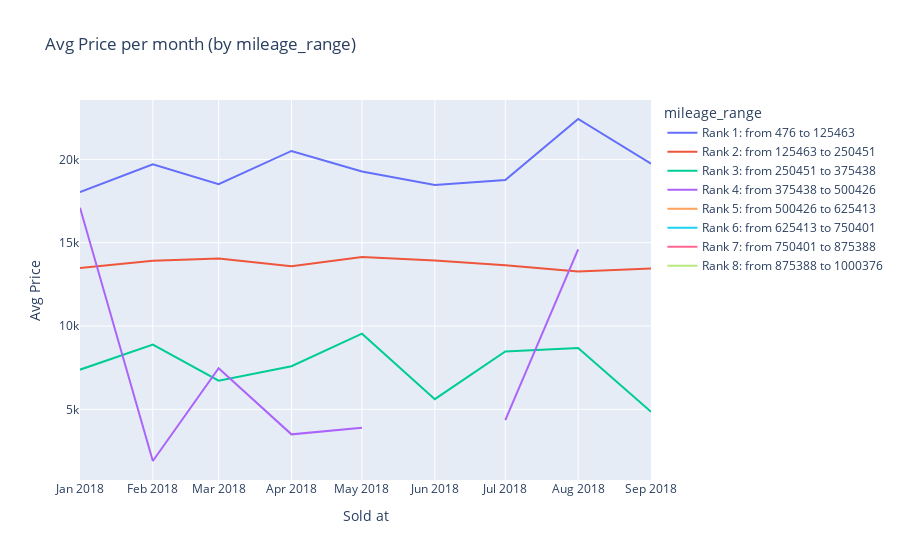
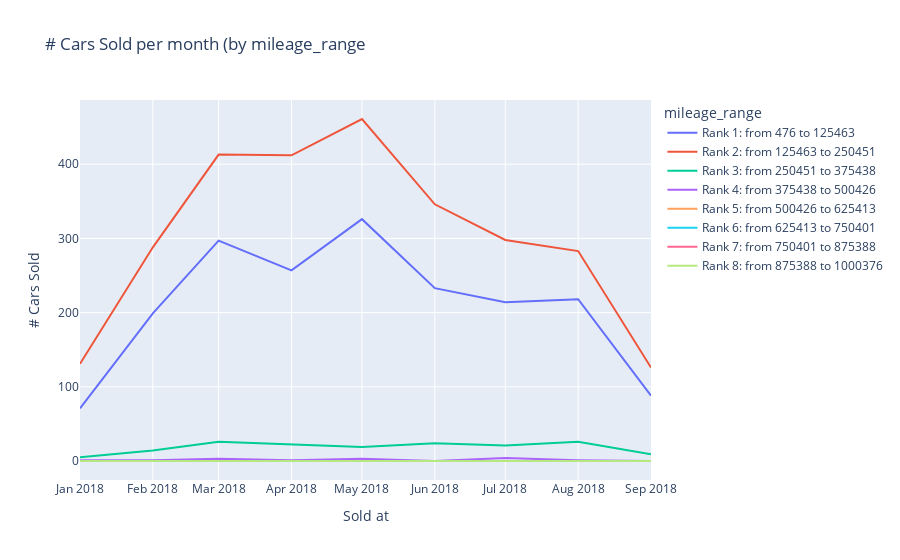
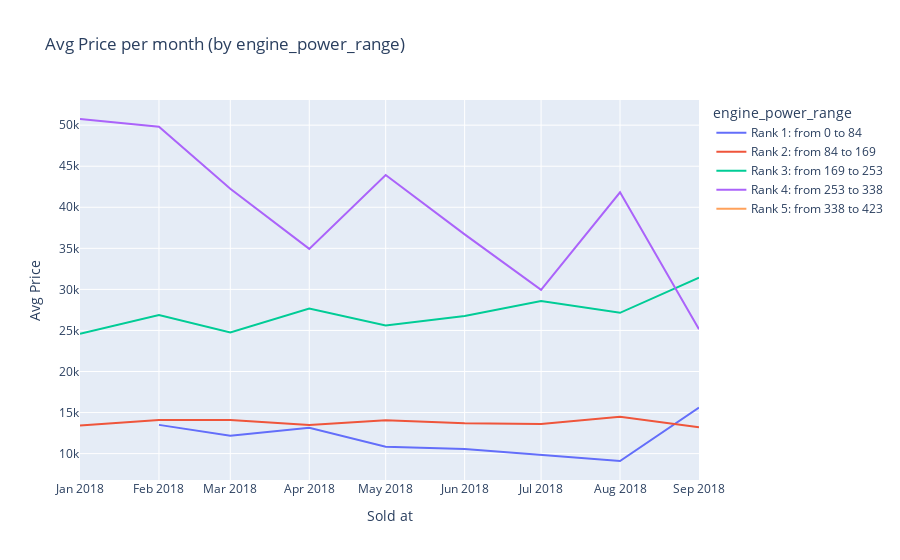
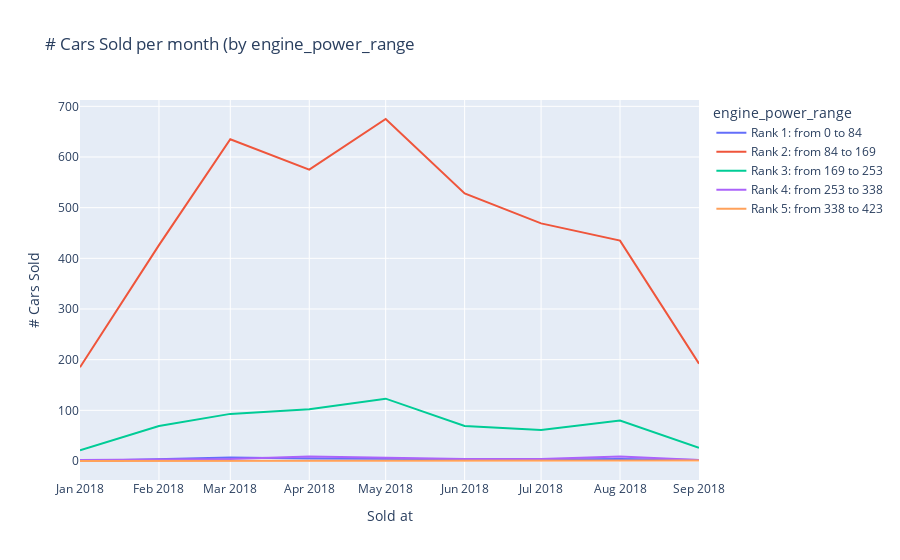

Notebook code for these charts, in order:
### Code cell
def aggregate_data_sold(dataset, column, aggregation):
    if aggregation == 'count':
        dataset_agg = dataset.groupby(['sold_at', column]).size().reset_index(name='count')
    else:        
        dataset_agg = dataset.groupby(['sold_at', column]).agg({'price':aggregation}).reset_index()
    return dataset_agg


def plot_data_sold(df, color_plot, y):
    if y == 'count':
        if color_plot == 'paint_color':
            custom_palette = {
            'beige': '#F5F5DC',
            'black': '#000000',
            'blue': '#0000FF',
            'brown': '#A52A2A',
            'green': '#008000',
            'grey': '#808080',
            'orange': '#FFA500',
            'red': '#FF0000',
            'silver': '#C0C0C0',
            'white': '#FFFFFF'
            }

            fig = px.line(df, x='sold_at', y='count', title=f'# Cars Sold per month (by {color_plot}', color = color_plot,
                        color_discrete_map=custom_palette)
            fig.update_traces(texttemplate='%{y}')
            fig.update_layout(
                xaxis_title='Sold at',
                yaxis_title='# Cars Sold',
                hovermode='x'
            )
            fig.show()
        else:
            fig = px.line(df, x='sold_at', y='count', title=f'# Cars Sold per month (by {color_plot}', color = color_plot)
            fig.update_traces(texttemplate='%{y}')
            fig.update_layout(
                xaxis_title = 'Sold at',
                yaxis_title = '# Cars Sold',
                hovermode='x'
            )
            fig.show()

    else:
        if color_plot == 'paint_color':
            custom_palette = {
            'beige': '#F5F5DC',
            'black': '#000000',
            'blue': '#0000FF',
            'brown': '#A52A2A',
            'green': '#008000',
            'grey': '#808080',
            'orange': '#FFA500',
            'red': '#FF0000',
            'silver': '#C0C0C0',
            'white': '#FFFFFF'
            }

            fig = px.line(df, x='sold_at', y='price', title=f'Avg Price per month (by {color_plot})', color = color_plot,
                        color_discrete_map=custom_palette)
            fig.update_traces(texttemplate='%{y:.0f}')
            fig.update_layout(
                xaxis_title='Sold at',
                yaxis_title='Avg Price',
                hovermode='x'
            )
            fig.show()

        else:
            fig = px.line(df, x='sold_at', y='price', title=f'Avg Price per month (by {color_plot})', color = color_plot)
            fig.update_traces(texttemplate='%{y:.0f}')
            fig.update_layout(
                xaxis_title = 'Sold at',
                yaxis_title = 'Avg Price',
                hovermode='x'
            )
            fig.show()


columns_to_analyze_sold = ['mileage_range', 'engine_power_range', 'fuel', 'paint_color', 'car_type']
for column in columns_to_analyze_sold:
    df_mean = aggregate_data_sold(dataset, column, 'mean')
    plot_data_sold(df_mean, column, 'price')

    df_count = aggregate_data_sold(dataset, column, 'count')
    plot_data_sold(df_count, column, 'count')

### Figure 1 — Plotly figure (JSON) as saved in the notebook; plotly's stock layout.template omitted (floating-point values rounded to 4 significant figures)
{"data": [{"hovertemplate": "mileage_range=Rank 1: from 476 to 125463<br>sold_at=%{x}<br>price=%{y}<extra></extra>", "legendgroup": "Rank 1: from 476 to 125463", "line": {"color": "#636efa", "dash": "solid"}, "marker": {"symbol": "circle"}, "mode": "lines", "name": "Rank 1: from 476 to 125463", "orientation": "v", "showlegend": true, "texttemplate": "%{y:.0f}", "type": "scatter", "x": ["2018-01-01T00:00:00", "2018-02-01T00:00:00", "2018-03-01T00:00:00", "2018-04-01T00:00:00", "2018-05-01T00:00:00", "2018-06-01T00:00:00", "2018-07-01T00:00:00", "2018-08-01T00:00:00", "2018-09-01T00:00:00"], "xaxis": "x", "y": [18030.0, 19710.0, 18510.0, 20510.0, 19270.0, 18460.0, 18760.0, 22420.0, 19740.0], "yaxis": "y"}, {"hovertemplate": "mileage_range=Rank 2: from 125463 to 250451<br>sold_at=%{x}<br>price=%{y}<extra></extra>", "legendgroup": "Rank 2: from 125463 to 250451", "line": {"color": "#EF553B", "dash": "solid"}, "marker": {"symbol": "circle"}, "mode": "lines", "name": "Rank 2: from 125463 to 250451", "orientation": "v", "showlegend": true, "texttemplate": "%{y:.0f}", "type": "scatter", "x": ["2018-01-01T00:00:00", "2018-02-01T00:00:00", "2018-03-01T00:00:00", "2018-04-01T00:00:00", "2018-05-01T00:00:00", "2018-06-01T00:00:00", "2018-07-01T00:00:00", "2018-08-01T00:00:00", "2018-09-01T00:00:00"], "xaxis": "x", "y": [13490.0, 13910.0, 14050.0, 13590.0, 14140.0, 13940.0, 13640.0, 13270.0, 13460.0], "yaxis": "y"}, {"hovertemplate": "mileage_range=Rank 3: from 250451 to 375438<br>sold_at=%{x}<br>price=%{y}<extra></extra>", "legendgroup": "Rank 3: from 250451 to 375438", "line": {"color": "#00cc96", "dash": "solid"}, "marker": {"symbol": "circle"}, "mode": "lines", "name": "Rank 3: from 250451 to 375438", "orientation": "v", "showlegend": true, "texttemplate": "%{y:.0f}", "type": "scatter", "x": ["2018-01-01T00:00:00", "2018-02-01T00:00:00", "2018-03-01T00:00:00", "2018-04-01T00:00:00", "2018-05-01T00:00:00", "2018-06-01T00:00:00", "2018-07-01T00:00:00", "2018-08-01T00:00:00", "2018-09-01T00:00:00"], "xaxis": "x", "y": [7380, 8886.0, 6719.0, 7586.0, 9542.0, 5612.0, 8476.0, 8677.0, 4856.0], "yaxis": "y"}, {"hovertemplate": "mileage_range=Rank 4: from 375438 to 500426<br>sold_at=%{x}<br>price=%{y}<extra></extra>", "legendgroup": "Rank 4: from 375438 to 500426", "line": {"color": "#ab63fa", "dash": "solid"}, "marker": {"symbol": "circle"}, "mode": "lines", "name": "Rank 4: from 375438 to 500426", "orientation": "v", "showlegend": true, "texttemplate": "%{y:.0f}", "type": "scatter", "x": ["2018-01-01T00:00:00", "2018-02-01T00:00:00", "2018-03-01T00:00:00", "2018-04-01T00:00:00", "2018-05-01T00:00:00", "2018-06-01T00:00:00", "2018-07-01T00:00:00", "2018-08-01T00:00:00", "2018-09-01T00:00:00"], "xaxis": "x", "y": [17100, 1900, 7467.0, 3500, 3900, null, 4350, 14600, null], "yaxis": "y"}, {"hovertemplate": "mileage_range=Rank 5: from 500426 to 625413<br>sold_at=%{x}<br>price=%{y}<extra></extra>", "legendgroup": "Rank 5: from 500426 to 625413", "line": {"color": "#FFA15A", "dash": "solid"}, "marker": {"symbol": "circle"}, "mode": "lines", "name": "Rank 5: from 500426 to 625413", "orientation": "v", "showlegend": true, "texttemplate": "%{y:.0f}", "type": "scatter", "x": ["2018-01-01T00:00:00", "2018-02-01T00:00:00", "2018-03-01T00:00:00", "2018-04-01T00:00:00", "2018-05-01T00:00:00", "2018-06-01T00:00:00", "2018-07-01T00:00:00", "2018-08-01T00:00:00", "2018-09-01T00:00:00"], "xaxis": "x", "y": [null, null, null, null, null, null, null, null, null], "yaxis": "y"}, {"hovertemplate": "mileage_range=Rank 6: from 625413 to 750401<br>sold_at=%{x}<br>price=%{y}<extra></extra>", "legendgroup": "Rank 6: from 625413 to 750401", "line": {"color": "#19d3f3", "dash": "solid"}, "marker": {"symbol": "circle"}, "mode": "lines", "name": "Rank 6: from 625413 to 750401", "orientation": "v", "showlegend": true, "texttemplate": "%{y:.0f}", "type": "scatter", "x": ["2018-01-01T00:00:00", "2018-02-01T00:00:00", "2018-03-01T00:00:00", "2018-04-01T00:00:00", "2018-05-01T00:00:00", "2018-06-01T00:00:00", "2018-07-01T00:00:00", "2018-08-01T00:00:00", "2018-09-01T00:00:00"], "xaxis": "x", "y": [null, null, null, null, null, null, null, null, null], "yaxis": "y"}, {"hovertemplate": "mileage_range=Rank 7: from 750401 to 875388<br>sold_at=%{x}<br>price=%{y}<extra></extra>", "legendgroup": "Rank 7: from 750401 to 875388", "line": {"color": "#FF6692", "dash": "solid"}, "marker": {"symbol": "circle"}, "mode": "lines", "name": "Rank 7: from 750401 to 875388", "orientation": "v", "showlegend": true, "texttemplate": "%{y:.0f}", "type": "scatter", "x": ["2018-01-01T00:00:00", "2018-02-01T00:00:00", "2018-03-01T00:00:00", "2018-04-01T00:00:00", "2018-05-01T00:00:00", "2018-06-01T00:00:00", "2018-07-01T00:00:00", "2018-08-01T00:00:00", "2018-09-01T00:00:00"], "xaxis": "x", "y": [null, null, null, null, null, null, null, null, null], "yaxis": "y"}, {"hovertemplate": "mileage_range=Rank 8: from 875388 to 1000376<br>sold_at=%{x}<br>price=%{y}<extra></extra>", "legendgroup": "Rank 8: from 875388 to 1000376", "line": {"color": "#B6E880", "dash": "solid"}, "marker": {"symbol": "circle"}, "mode": "lines", "name": "Rank 8: from 875388 to 1000376", "orientation": "v", "showlegend": true, "texttemplate": "%{y:.0f}", "type": "scatter", "x": ["2018-01-01T00:00:00", "2018-02-01T00:00:00", "2018-03-01T00:00:00", "2018-04-01T00:00:00", "2018-05-01T00:00:00", "2018-06-01T00:00:00", "2018-07-01T00:00:00", "2018-08-01T00:00:00", "2018-09-01T00:00:00"], "xaxis": "x", "y": [null, null, null, null, null, null, null, null, null], "yaxis": "y"}], "layout": {"hovermode": "x", "legend": {"title": {"text": "mileage_range"}, "tracegroupgap": 0}, "title": {"text": "Avg Price per month (by mileage_range)"}, "xaxis": {"anchor": "y", "domain": [0, 1], "title": {"text": "Sold at"}}, "yaxis": {"anchor": "x", "domain": [0, 1], "title": {"text": "Avg Price"}}}}

### Figure 2 — Plotly figure (JSON) as saved in the notebook; plotly's stock layout.template omitted (floating-point values rounded to 4 significant figures)
{"data": [{"hovertemplate": "mileage_range=Rank 1: from 476 to 125463<br>sold_at=%{x}<br>count=%{y}<extra></extra>", "legendgroup": "Rank 1: from 476 to 125463", "line": {"color": "#636efa", "dash": "solid"}, "marker": {"symbol": "circle"}, "mode": "lines", "name": "Rank 1: from 476 to 125463", "orientation": "v", "showlegend": true, "texttemplate": "%{y}", "type": "scatter", "x": ["2018-01-01T00:00:00", "2018-02-01T00:00:00", "2018-03-01T00:00:00", "2018-04-01T00:00:00", "2018-05-01T00:00:00", "2018-06-01T00:00:00", "2018-07-01T00:00:00", "2018-08-01T00:00:00", "2018-09-01T00:00:00"], "xaxis": "x", "y": [71, 199, 297, 257, 326, 233, 214, 218, 88], "yaxis": "y"}, {"hovertemplate": "mileage_range=Rank 2: from 125463 to 250451<br>sold_at=%{x}<br>count=%{y}<extra></extra>", "legendgroup": "Rank 2: from 125463 to 250451", "line": {"color": "#EF553B", "dash": "solid"}, "marker": {"symbol": "circle"}, "mode": "lines", "name": "Rank 2: from 125463 to 250451", "orientation": "v", "showlegend": true, "texttemplate": "%{y}", "type": "scatter", "x": ["2018-01-01T00:00:00", "2018-02-01T00:00:00", "2018-03-01T00:00:00", "2018-04-01T00:00:00", "2018-05-01T00:00:00", "2018-06-01T00:00:00", "2018-07-01T00:00:00", "2018-08-01T00:00:00", "2018-09-01T00:00:00"], "xaxis": "x", "y": [131, 288, 413, 412, 461, 346, 298, 283, 126], "yaxis": "y"}, {"hovertemplate": "mileage_range=Rank 3: from 250451 to 375438<br>sold_at=%{x}<br>count=%{y}<extra></extra>", "legendgroup": "Rank 3: from 250451 to 375438", "line": {"color": "#00cc96", "dash": "solid"}, "marker": {"symbol": "circle"}, "mode": "lines", "name": "Rank 3: from 250451 to 375438", "orientation": "v", "showlegend": true, "texttemplate": "%{y}", "type": "scatter", "x": ["2018-01-01T00:00:00", "2018-02-01T00:00:00", "2018-03-01T00:00:00", "2018-04-01T00:00:00", "2018-05-01T00:00:00", "2018-06-01T00:00:00", "2018-07-01T00:00:00", "2018-08-01T00:00:00", "2018-09-01T00:00:00"], "xaxis": "x", "y": [5, 14, 26, 22, 19, 24, 21, 26, 9], "yaxis": "y"}, {"hovertemplate": "mileage_range=Rank 4: from 375438 to 500426<br>sold_at=%{x}<br>count=%{y}<extra></extra>", "legendgroup": "Rank 4: from 375438 to 500426", "line": {"color": "#ab63fa", "dash": "solid"}, "marker": {"symbol": "circle"}, "mode": "lines", "name": "Rank 4: from 375438 to 500426", "orientation": "v", "showlegend": true, "texttemplate": "%{y}", "type": "scatter", "x": ["2018-01-01T00:00:00", "2018-02-01T00:00:00", "2018-03-01T00:00:00", "2018-04-01T00:00:00", "2018-05-01T00:00:00", "2018-06-01T00:00:00", "2018-07-01T00:00:00", "2018-08-01T00:00:00", "2018-09-01T00:00:00"], "xaxis": "x", "y": [1, 1, 3, 1, 3, 0, 4, 1, 0], "yaxis": "y"}, {"hovertemplate": "mileage_range=Rank 5: from 500426 to 625413<br>sold_at=%{x}<br>count=%{y}<extra></extra>", "legendgroup": "Rank 5: from 500426 to 625413", "line": {"color": "#FFA15A", "dash": "solid"}, "marker": {"symbol": "circle"}, "mode": "lines", "name": "Rank 5: from 500426 to 625413", "orientation": "v", "showlegend": true, "texttemplate": "%{y}", "type": "scatter", "x": ["2018-01-01T00:00:00", "2018-02-01T00:00:00", "2018-03-01T00:00:00", "2018-04-01T00:00:00", "2018-05-01T00:00:00", "2018-06-01T00:00:00", "2018-07-01T00:00:00", "2018-08-01T00:00:00", "2018-09-01T00:00:00"], "xaxis": "x", "y": [0, 0, 0, 0, 0, 0, 0, 0, 0], "yaxis": "y"}, {"hovertemplate": "mileage_range=Rank 6: from 625413 to 750401<br>sold_at=%{x}<br>count=%{y}<extra></extra>", "legendgroup": "Rank 6: from 625413 to 750401", "line": {"color": "#19d3f3", "dash": "solid"}, "marker": {"symbol": "circle"}, "mode": "lines", "name": "Rank 6: from 625413 to 750401", "orientation": "v", "showlegend": true, "texttemplate": "%{y}", "type": "scatter", "x": ["2018-01-01T00:00:00", "2018-02-01T00:00:00", "2018-03-01T00:00:00", "2018-04-01T00:00:00", "2018-05-01T00:00:00", "2018-06-01T00:00:00", "2018-07-01T00:00:00", "2018-08-01T00:00:00", "2018-09-01T00:00:00"], "xaxis": "x", "y": [0, 0, 0, 0, 0, 0, 0, 0, 0], "yaxis": "y"}, {"hovertemplate": "mileage_range=Rank 7: from 750401 to 875388<br>sold_at=%{x}<br>count=%{y}<extra></extra>", "legendgroup": "Rank 7: from 750401 to 875388", "line": {"color": "#FF6692", "dash": "solid"}, "marker": {"symbol": "circle"}, "mode": "lines", "name": "Rank 7: from 750401 to 875388", "orientation": "v", "showlegend": true, "texttemplate": "%{y}", "type": "scatter", "x": ["2018-01-01T00:00:00", "2018-02-01T00:00:00", "2018-03-01T00:00:00", "2018-04-01T00:00:00", "2018-05-01T00:00:00", "2018-06-01T00:00:00", "2018-07-01T00:00:00", "2018-08-01T00:00:00", "2018-09-01T00:00:00"], "xaxis": "x", "y": [0, 0, 0, 0, 0, 0, 0, 0, 0], "yaxis": "y"}, {"hovertemplate": "mileage_range=Rank 8: from 875388 to 1000376<br>sold_at=%{x}<br>count=%{y}<extra></extra>", "legendgroup": "Rank 8: from 875388 to 1000376", "line": {"color": "#B6E880", "dash": "solid"}, "marker": {"symbol": "circle"}, "mode": "lines", "name": "Rank 8: from 875388 to 1000376", "orientation": "v", "showlegend": true, "texttemplate": "%{y}", "type": "scatter", "x": ["2018-01-01T00:00:00", "2018-02-01T00:00:00", "2018-03-01T00:00:00", "2018-04-01T00:00:00", "2018-05-01T00:00:00", "2018-06-01T00:00:00", "2018-07-01T00:00:00", "2018-08-01T00:00:00", "2018-09-01T00:00:00"], "xaxis": "x", "y": [0, 0, 0, 0, 0, 0, 0, 0, 0], "yaxis": "y"}], "layout": {"hovermode": "x", "legend": {"title": {"text": "mileage_range"}, "tracegroupgap": 0}, "title": {"text": "# Cars Sold per month (by mileage_range"}, "xaxis": {"anchor": "y", "domain": [0, 1], "title": {"text": "Sold at"}}, "yaxis": {"anchor": "x", "domain": [0, 1], "title": {"text": "# Cars Sold"}}}}

### Figure 3 — Plotly figure (JSON) as saved in the notebook; plotly's stock layout.template omitted (floating-point values rounded to 4 significant figures)
{"data": [{"hovertemplate": "engine_power_range=Rank 1: from 0 to 84<br>sold_at=%{x}<br>price=%{y}<extra></extra>", "legendgroup": "Rank 1: from 0 to 84", "line": {"color": "#636efa", "dash": "solid"}, "marker": {"symbol": "circle"}, "mode": "lines", "name": "Rank 1: from 0 to 84", "orientation": "v", "showlegend": true, "texttemplate": "%{y:.0f}", "type": "scatter", "x": ["2018-01-01T00:00:00", "2018-02-01T00:00:00", "2018-03-01T00:00:00", "2018-04-01T00:00:00", "2018-05-01T00:00:00", "2018-06-01T00:00:00", "2018-07-01T00:00:00", "2018-08-01T00:00:00", "2018-09-01T00:00:00"], "xaxis": "x", "y": [null, 13500, 12190.0, 13140, 10825, 10570.0, 9833.0, 9100, 15600], "yaxis": "y"}, {"hovertemplate": "engine_power_range=Rank 2: from 84 to 169<br>sold_at=%{x}<br>price=%{y}<extra></extra>", "legendgroup": "Rank 2: from 84 to 169", "line": {"color": "#EF553B", "dash": "solid"}, "marker": {"symbol": "circle"}, "mode": "lines", "name": "Rank 2: from 84 to 169", "orientation": "v", "showlegend": true, "texttemplate": "%{y:.0f}", "type": "scatter", "x": ["2018-01-01T00:00:00", "2018-02-01T00:00:00", "2018-03-01T00:00:00", "2018-04-01T00:00:00", "2018-05-01T00:00:00", "2018-06-01T00:00:00", "2018-07-01T00:00:00", "2018-08-01T00:00:00", "2018-09-01T00:00:00"], "xaxis": "x", "y": [13420.0, 14080.0, 14080.0, 13490.0, 14060.0, 13700.0, 13610.0, 14480.0, 13210.0], "yaxis": "y"}, {"hovertemplate": "engine_power_range=Rank 3: from 169 to 253<br>sold_at=%{x}<br>price=%{y}<extra></extra>", "legendgroup": "Rank 3: from 169 to 253", "line": {"color": "#00cc96", "dash": "solid"}, "marker": {"symbol": "circle"}, "mode": "lines", "name": "Rank 3: from 169 to 253", "orientation": "v", "showlegend": true, "texttemplate": "%{y:.0f}", "type": "scatter", "x": ["2018-01-01T00:00:00", "2018-02-01T00:00:00", "2018-03-01T00:00:00", "2018-04-01T00:00:00", "2018-05-01T00:00:00", "2018-06-01T00:00:00", "2018-07-01T00:00:00", "2018-08-01T00:00:00", "2018-09-01T00:00:00"], "xaxis": "x", "y": [24600.0, 26860.0, 24750.0, 27680.0, 25610.0, 26770.0, 28580.0, 27150.0, 31420.0], "yaxis": "y"}, {"hovertemplate": "engine_power_range=Rank 4: from 253 to 338<br>sold_at=%{x}<br>price=%{y}<extra></extra>", "legendgroup": "Rank 4: from 253 to 338", "line": {"color": "#ab63fa", "dash": "solid"}, "marker": {"symbol": "circle"}, "mode": "lines", "name": "Rank 4: from 253 to 338", "orientation": "v", "showlegend": true, "texttemplate": "%{y:.0f}", "type": "scatter", "x": ["2018-01-01T00:00:00", "2018-02-01T00:00:00", "2018-03-01T00:00:00", "2018-04-01T00:00:00", "2018-05-01T00:00:00", "2018-06-01T00:00:00", "2018-07-01T00:00:00", "2018-08-01T00:00:00", "2018-09-01T00:00:00"], "xaxis": "x", "y": [50750, 49800, 42250, 34930.0, 43930.0, 36700, 29950, 41820.0, 25150], "yaxis": "y"}, {"hovertemplate": "engine_power_range=Rank 5: from 338 to 423<br>sold_at=%{x}<br>price=%{y}<extra></extra>", "legendgroup": "Rank 5: from 338 to 423", "line": {"color": "#FFA15A", "dash": "solid"}, "marker": {"symbol": "circle"}, "mode": "lines", "name": "Rank 5: from 338 to 423", "orientation": "v", "showlegend": true, "texttemplate": "%{y:.0f}", "type": "scatter", "x": ["2018-01-01T00:00:00", "2018-02-01T00:00:00", "2018-03-01T00:00:00", "2018-04-01T00:00:00", "2018-05-01T00:00:00", "2018-06-01T00:00:00", "2018-07-01T00:00:00", "2018-08-01T00:00:00", "2018-09-01T00:00:00"], "xaxis": "x", "y": [null, null, null, null, null, null, null, null, 41600], "yaxis": "y"}], "layout": {"hovermode": "x", "legend": {"title": {"text": "engine_power_range"}, "tracegroupgap": 0}, "title": {"text": "Avg Price per month (by engine_power_range)"}, "xaxis": {"anchor": "y", "domain": [0, 1], "title": {"text": "Sold at"}}, "yaxis": {"anchor": "x", "domain": [0, 1], "title": {"text": "Avg Price"}}}}

### Figure 4 — Plotly figure (JSON) as saved in the notebook; plotly's stock layout.template omitted (floating-point values rounded to 4 significant figures)
{"data": [{"hovertemplate": "engine_power_range=Rank 1: from 0 to 84<br>sold_at=%{x}<br>count=%{y}<extra></extra>", "legendgroup": "Rank 1: from 0 to 84", "line": {"color": "#636efa", "dash": "solid"}, "marker": {"symbol": "circle"}, "mode": "lines", "name": "Rank 1: from 0 to 84", "orientation": "v", "showlegend": true, "texttemplate": "%{y}", "type": "scatter", "x": ["2018-01-01T00:00:00", "2018-02-01T00:00:00", "2018-03-01T00:00:00", "2018-04-01T00:00:00", "2018-05-01T00:00:00", "2018-06-01T00:00:00", "2018-07-01T00:00:00", "2018-08-01T00:00:00", "2018-09-01T00:00:00"], "xaxis": "x", "y": [0, 4, 7, 5, 4, 3, 3, 4, 2], "yaxis": "y"}, {"hovertemplate": "engine_power_range=Rank 2: from 84 to 169<br>sold_at=%{x}<br>count=%{y}<extra></extra>", "legendgroup": "Rank 2: from 84 to 169", "line": {"color": "#EF553B", "dash": "solid"}, "marker": {"symbol": "circle"}, "mode": "lines", "name": "Rank 2: from 84 to 169", "orientation": "v", "showlegend": true, "texttemplate": "%{y}", "type": "scatter", "x": ["2018-01-01T00:00:00", "2018-02-01T00:00:00", "2018-03-01T00:00:00", "2018-04-01T00:00:00", "2018-05-01T00:00:00", "2018-06-01T00:00:00", "2018-07-01T00:00:00", "2018-08-01T00:00:00", "2018-09-01T00:00:00"], "xaxis": "x", "y": [185, 426, 635, 575, 675, 528, 469, 435, 192], "yaxis": "y"}, {"hovertemplate": "engine_power_range=Rank 3: from 169 to 253<br>sold_at=%{x}<br>count=%{y}<extra></extra>", "legendgroup": "Rank 3: from 169 to 253", "line": {"color": "#00cc96", "dash": "solid"}, "marker": {"symbol": "circle"}, "mode": "lines", "name": "Rank 3: from 169 to 253", "orientation": "v", "showlegend": true, "texttemplate": "%{y}", "type": "scatter", "x": ["2018-01-01T00:00:00", "2018-02-01T00:00:00", "2018-03-01T00:00:00", "2018-04-01T00:00:00", "2018-05-01T00:00:00", "2018-06-01T00:00:00", "2018-07-01T00:00:00", "2018-08-01T00:00:00", "2018-09-01T00:00:00"], "xaxis": "x", "y": [21, 69, 93, 102, 123, 69, 61, 80, 26], "yaxis": "y"}, {"hovertemplate": "engine_power_range=Rank 4: from 253 to 338<br>sold_at=%{x}<br>count=%{y}<extra></extra>", "legendgroup": "Rank 4: from 253 to 338", "line": {"color": "#ab63fa", "dash": "solid"}, "marker": {"symbol": "circle"}, "mode": "lines", "name": "Rank 4: from 253 to 338", "orientation": "v", "showlegend": true, "texttemplate": "%{y}", "type": "scatter", "x": ["2018-01-01T00:00:00", "2018-02-01T00:00:00", "2018-03-01T00:00:00", "2018-04-01T00:00:00", "2018-05-01T00:00:00", "2018-06-01T00:00:00", "2018-07-01T00:00:00", "2018-08-01T00:00:00", "2018-09-01T00:00:00"], "xaxis": "x", "y": [2, 3, 4, 9, 7, 4, 4, 9, 2], "yaxis": "y"}, {"hovertemplate": "engine_power_range=Rank 5: from 338 to 423<br>sold_at=%{x}<br>count=%{y}<extra></extra>", "legendgroup": "Rank 5: from 338 to 423", "line": {"color": "#FFA15A", "dash": "solid"}, "marker": {"symbol": "circle"}, "mode": "lines", "name": "Rank 5: from 338 to 423", "orientation": "v", "showlegend": true, "texttemplate": "%{y}", "type": "scatter", "x": ["2018-01-01T00:00:00", "2018-02-01T00:00:00", "2018-03-01T00:00:00", "2018-04-01T00:00:00", "2018-05-01T00:00:00", "2018-06-01T00:00:00", "2018-07-01T00:00:00", "2018-08-01T00:00:00", "2018-09-01T00:00:00"], "xaxis": "x", "y": [0, 0, 0, 0, 0, 0, 0, 0, 1], "yaxis": "y"}], "layout": {"hovermode": "x", "legend": {"title": {"text": "engine_power_range"}, "tracegroupgap": 0}, "title": {"text": "# Cars Sold per month (by engine_power_range"}, "xaxis": {"anchor": "y", "domain": [0, 1], "title": {"text": "Sold at"}}, "yaxis": {"anchor": "x", "domain": [0, 1], "title": {"text": "# Cars Sold"}}}}
